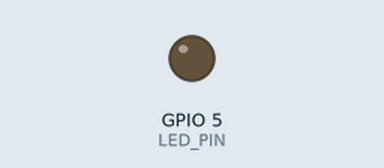
Simulated run of this sketch. Board: ESP8266 (NodeMCU). Parts: output pins drawn as LEDs (lit = HIGH). WiFi joins after 1.5 s; servers stay silent unless stated; what the sketch prints to the serial monitor is not drawn.

Above: at 0.1 s.
At 1.6 s:
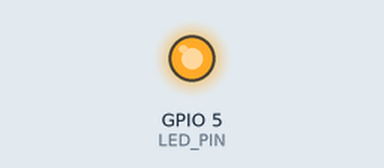
Timing chart, 0 to 3.1 s (numbered marks = the images above):
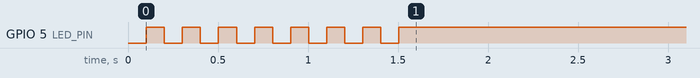

The sketch:

sparkfun_thing_serial.ino
```cpp
// Include the ESP8266 WiFi library. (Works a lot like the
// Arduino WiFi library.)
#include <ESP8266WiFi.h>
// Include the SparkFun Phant library.
#include <WiFiClient.h>

//////////////////////
// WiFi Definitions //
//////////////////////
const char WiFiSSID[] = "opodiym";
const char WiFiPSK[] = "luaus7151";

/////////////////////
// Pin Definitions //
/////////////////////
const int LED_PIN = 5; // Thing's onboard, green LED
const int ANALOG_PIN = A0; // The only analog pin on the Thing
const int DIGITAL_PIN = 12; // Digital pin to be read

//////////////////
// pvCloud Data //
//////////////////

//http://costaricamakers.com/pvcloud_pre/backend/vse_2.php/48/4124ec4b83922b07c7e82069a1636ec19ba249c3/write/PRUEBA2/%7B%22p1%22:%22v1%22,%22p2%22:%22v2%22%7D
const char pvCloudURL[] = "pvcloud_pre/backend/vse_2.php/48/4124ec4b83922b07c7e82069a1636ec19ba249c3/write/ACC/";
// Remote site information
const char http_site[] = "costaricamakers.com";
const int http_port = 80;

/////////////////
// Post Timing //
/////////////////
const unsigned long postRate = 30000;
unsigned long lastPost = 0;
// Global variables
WiFiClient client;


void setup()
{
  initHardware();
  connectWiFi();
  digitalWrite(LED_PIN, HIGH);
}

void loop()
{


  String content = Serial.readString();
  if(content!=""){
    sendSerialData("I_HAVE_CONTENT");
    sendSerialData("SIZE: ");
    sendSerialData(String(content.length()));
    sendSerialData(content.substring(0,5));
  } else {
    sendSerialData("NO_CONTENT");
    delay(1000);
  }

  if (lastPost + postRate <= millis())
  {
    Serial.println("Sending Data...");
    if (getPage()){
      Serial.println("Data Sent Successfully!");
      lastPost = millis();
    } else {
      Serial.println("Not now... trying later...");
      delay(100);
    }
  }
}

void connectWiFi()
{
  byte ledStatus = LOW;

  // Set WiFi mode to station (as opposed to AP or AP_STA)
  WiFi.mode(WIFI_STA);

  // WiFI.begin([ssid], [passkey]) initiates a WiFI connection
  // to the stated [ssid], using the [passkey] as a WPA, WPA2,
  // or WEP passphrase.
  WiFi.begin(WiFiSSID, WiFiPSK);

  // Use the WiFi.status() function to check if the ESP8266
  // is connected to a WiFi network.
  while (WiFi.status() != WL_CONNECTED)
  {
    // Blink the LED
    digitalWrite(LED_PIN, ledStatus); // Write LED high/low
    ledStatus = (ledStatus == HIGH) ? LOW : HIGH;

    // Delays allow the ESP8266 to perform critical tasks
    // defined outside of the sketch. These tasks include
    // setting up, and maintaining, a WiFi connection.
    delay(100);
    // Potentially infinite loops are generally dangerous.
    // Add delays -- allowing the processor to perform other
    // tasks -- wherever possible.
  }
}

void initHardware()
{
  Serial.begin(9600);
  pinMode(DIGITAL_PIN, INPUT_PULLUP);
  pinMode(LED_PIN, OUTPUT);
  digitalWrite(LED_PIN, LOW);
  // Don't need to set ANALOG_PIN as input,
  // that's all it can be.
}

// Perform an HTTP GET request to a remote page
bool getPage() {

  // Attempt to make a connection to the remote server
  if ( !client.connect(http_site, http_port) ) {
    return false;
  }

  // Make an HTTP GET request
  client.println("GET /pvcloud_pre/backend/vse_2.php/48/4124ec4b83922b07c7e82069a1636ec19ba249c3/write/TEST/TESTVAL HTTP/1.1");
  client.print("Host: ");
  client.println(http_site);
  client.println("Connection: close");
  client.println();

  return true;
}

bool sendSerialData(String content) {

  // Attempt to make a connection to the remote server
  if ( !client.connect(http_site, http_port) ) {
    return false;
  }

  // Make an HTTP GET request
  client.print("GET /pvcloud_pre/backend/vse_2.php/48/4124ec4b83922b07c7e82069a1636ec19ba249c3/write/SERIAL_DATA/");
  client.print(content);
  client.println(" HTTP/1.1");
  client.print("Host: ");
  client.println(http_site);
  client.println("Connection: close");
  client.println();

  return true;
}
int sendTopvCloud(){

}
```
